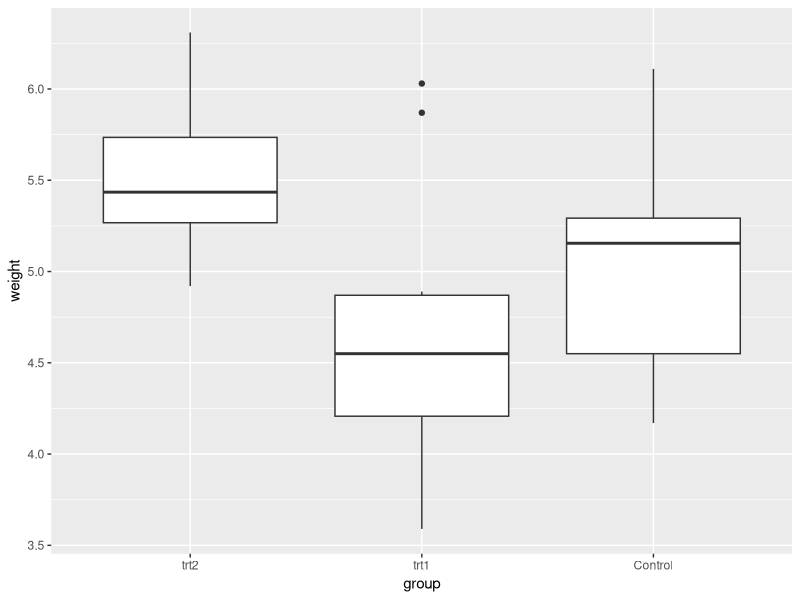
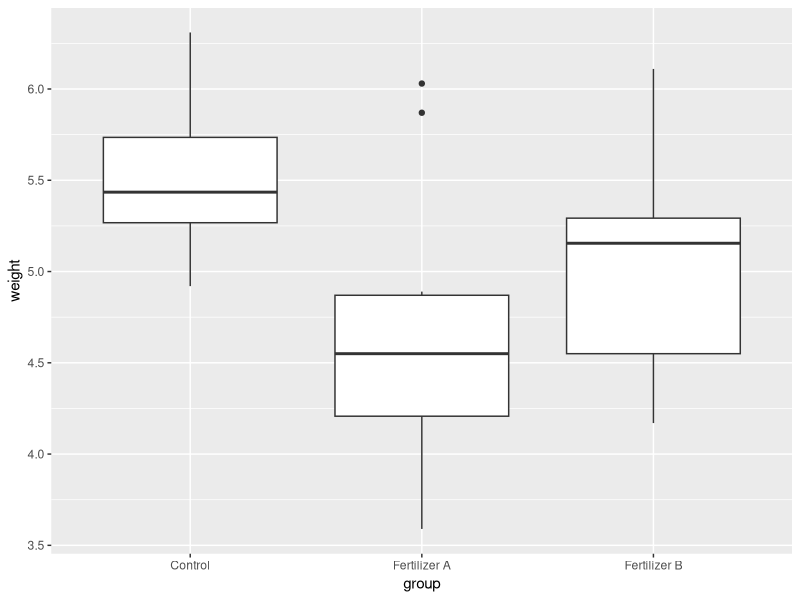
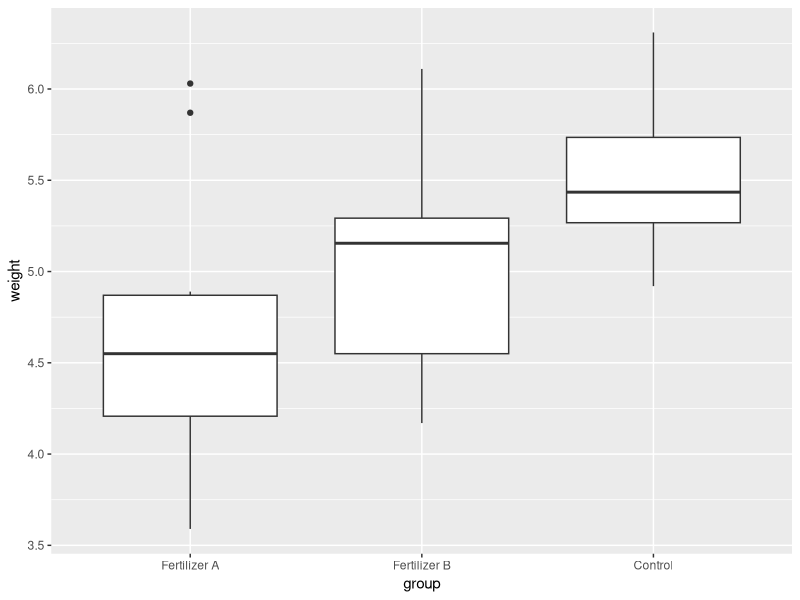

Reproduce these figures in R, in order.
# Factor Variables
# Misk Academy Data Science Immersive
# Factor with levels, like categorical variable with groups
# i.e. A small and known number of discrete groups

library(tidyverse)
glimpse(PlantGrowth)
glimpse(diamonds)

# Notice that the levels are printed:
PlantGrowth$weight
PlantGrowth$group

# So what is it actually?
typeof(PlantGrowth$group) # int
class(PlantGrowth$group) # 

# Factor is a special class of type integer
# Where each integer is associated with a label call "level"

# e.g. structure:
str(PlantGrowth)

# To explore the "metadata"
attributes(PlantGrowth$group)
levels(PlantGrowth$group)
as.integer(PlantGrowth$group)

attributes(PlantGrowth)
names(PlantGrowth)
class(PlantGrowth)


# But we treat as a character
PlantGrowth$group == "ctrl"

levels(diamonds$color)
diamonds$color[1:10]

# Advantages:
# Change one spot for everything
levels(PlantGrowth$group)[1] <- "Control"


# Change the order for models:
lm(weight ~ group, data = PlantGrowth)
# y ~ x -> first coefficient 5.032 is the mean of the ctrl
PlantGrowth %>% 
  group_by(group) %>% 
  summarise(avg = mean(weight))

PlantGrowth$group <- factor(PlantGrowth$group, c("trt2", "trt1", "Control"))
lm(weight ~ group, data = PlantGrowth) # different coefficients!!

ggplot(PlantGrowth, aes(x = group, y = weight)) +
  geom_boxplot()
            
            
# ASIDE: Main problem: In pre R 4.0:
# doing math on factors and coercion
test <- c(23:26, "bob")
test

# Old behavior when making a data frame: chr become fct
test_df <- data.frame(test_fct = test, stringsAsFactors = TRUE)
test_df$test_fct
test_df$test_chr <- test
glimpse(test_df)

# But tibbles won't switch types:
test_tb <- tibble(test)
test_tb$test

# Coercion ----
# With a factor of numerical values coercion can be difficult
mean(test_df$test_fct)
mean(test_df$test_chr)

# Solution: 
as.numeric(test_df$test_fct) # no!
# First coerce to character
as.numeric(as.character(test_df$test_fct))

# Change levels easily:
attributes(PlantGrowth)
attributes(PlantGrowth$group)
levels(PlantGrowth$group) <- c("Control", "Fertilizer A", "Fertilizer B")
# View
PlantGrowth
PlantGrowth$group

ggplot(PlantGrowth, aes(group, weight)) +
  geom_boxplot()


# Reorder levels easily: as.factor() #coerce to a factor
PlantGrowth$group <- factor(PlantGrowth$group, levels = c("Fertilizer A", "Fertilizer B", "Control"))

# PlantGrowth %>% 
#   mutate(group = factor(group, levels = c("Fertilizer A", "Fertilizer B", "Control")))

ggplot(PlantGrowth, aes(group, weight)) +
  geom_boxplot()

# View
PlantGrowth
PlantGrowth$group

# There are also ordered factor variables (ordinal variabl equivalent)
glimpse(diamonds)
levels(diamonds$cut)
diamonds$cut
